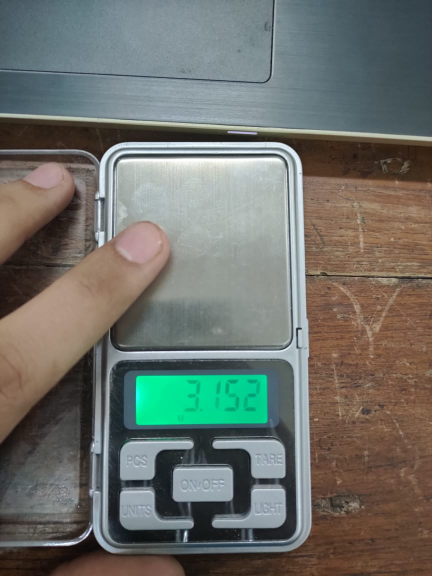
#> input picture Number Detection/input_image.jpeg, 864 x 1152 px, given in place of the camera (shown at 1/2 size)
$ python rect_git_1.py
#> lines starting #> are read from the running program, lines starting #| are printed output that depends on the picture; after the words box and inside, x2 and y2 are one past the last pixel; in counts of white or black regions, pixels touching at a corner belong together
import cv2
import time
import numpy as np
import pandas as pd


"""
prev = new = ''
cap = cv2.VideoCapture(0)

def getColorName(R,G,B):
    minimum = 10000
    for i in range(len(csv)):
        d = abs(R- int(csv.loc[i,"R"])) + abs(G- int(csv.loc[i,"G"]))+ abs(B- int(csv.loc[i,"B"]))
        if(d<=minimum):
            minimum = d
            cname = csv.loc[i,"color_name"]
    return cname

while True:
    index=["color_name","hex","R","G","B"]
    csv = pd.read_csv('colorsV3.csv', names=index, header=None,encoding='latin-1')
    ret, frame = cap.read()

    cv2.rectangle(frame, (309,229), (329,249), (0,255,0), 1)       #pixel range = x ==> 0-639 and y == 0 - 479
    roi = frame[230:249, 310:329]
    avg1 = np.average(roi, axis=0)
    avg2 = np.average(avg1, axis=0)
    avg2_int = avg2.astype(int)
    avg2_int = avg2_int[::-1]           #reversed for rgb
   # avg2_int_tup = tuple(avg2_int)
    r = avg2_int[0]
    g = avg2_int[1]
    b = avg2_int[2]

    print(r," ",g," ",b )
    time.sleep(1)
    '''new = getColorName(r,g,b)

    if (new != prev):
        print(new)
        prev = new
    frame = cv2.flip(frame,1)

    cv2.imshow('CAMERA',frame)

    if cv2.waitKey(1) & 0xFF == ord('q'):
        break
    '''

cap.release()

cv2.destroyAllWindows()

"""

index=["color_name","R","G","B"]
csv = pd.read_csv('colorsT10.csv', names=index, header=None,encoding='latin-1')
#> (reads COLOR PICKER/Python test codes/v3_contour/colorsT10.csv from the repository)
# [52 lines left out: functions getColorName, detect_color, not called in this run]


frameWidth = 640
frameHeight = 480
cap = cv2.VideoCapture(0)
cap.set(3, frameWidth)
cap.set(4, frameHeight)

def empty(a):
    pass

cv2.namedWindow("Parameters")
cv2.resizeWindow("Parameters",640,240)
cv2.createTrackbar("Threshold1","Parameters",40,255,empty)
cv2.createTrackbar("Threshold2","Parameters",10,255,empty)
cv2.createTrackbar("Area","Parameters",2000,30000,empty)


def stackImages(scale,imgArray):
    rows = len(imgArray)
    cols = len(imgArray[0])
    rowsAvailable = isinstance(imgArray[0], list)
    width = imgArray[0][0].shape[1]
    height = imgArray[0][0].shape[0]
    if rowsAvailable:
        for x in range ( 0, rows):
            for y in range(0, cols):
                if imgArray[x][y].shape[:2] == imgArray[0][0].shape [:2]:
                    imgArray[x][y] = cv2.resize(imgArray[x][y], (0, 0), None, scale, scale)
                else:
                    imgArray[x][y] = cv2.resize(imgArray[x][y], (imgArray[0][0].shape[1], imgArray[0][0].shape[0]), None, scale, scale)
                if len(imgArray[x][y].shape) == 2: imgArray[x][y]= cv2.cvtColor( imgArray[x][y], cv2.COLOR_GRAY2BGR)
        imageBlank = np.zeros((height, width, 3), np.uint8)
        hor = [imageBlank]*rows
        hor_con = [imageBlank]*rows
        for x in range(0, rows):
            hor[x] = np.hstack(imgArray[x])
        ver = np.vstack(hor)
    else:
        for x in range(0, rows):
            if imgArray[x].shape[:2] == imgArray[0].shape[:2]:
                imgArray[x] = cv2.resize(imgArray[x], (0, 0), None, scale, scale)
            else:
                imgArray[x] = cv2.resize(imgArray[x], (imgArray[0].shape[1], imgArray[0].shape[0]), None,scale, scale)
            if len(imgArray[x].shape) == 2: imgArray[x] = cv2.cvtColor(imgArray[x], cv2.COLOR_GRAY2BGR)
        hor= np.hstack(imgArray)
        ver = hor
    return ver

def getContours(img,imgContour):
    contours, hierarchy = cv2.findContours(img, cv2.RETR_EXTERNAL, cv2.CHAIN_APPROX_NONE)
    for cnt in contours:
        area = cv2.contourArea(cnt)
        areaMin = cv2.getTrackbarPos("Area", "Parameters")
        if area > areaMin:
            cv2.drawContours(imgContour, cnt, -1, (255, 0, 255), 7)
            peri = cv2.arcLength(cnt, True)
            approx = cv2.approxPolyDP(cnt, 0.02 * peri, True)

            #time.sleep(0.1)

            if len(approx)<4 or len(approx)>5:
                break

            print(len(approx))


            x , y , w, h = cv2.boundingRect(approx)
            detect_color(x,y,x+w,y+h)


            cv2.rectangle(imgContour, (x , y ), (x + w , y + h ), (0, 255, 0), 5)

            cv2.putText(imgContour, "Points: " + str(len(approx)), (x + w + 20, y + 20), cv2.FONT_HERSHEY_COMPLEX, .7,
                        (0, 255, 0), 2)
            cv2.putText(imgContour, "Area: " + str(int(area)), (x + w + 20, y + 45), cv2.FONT_HERSHEY_COMPLEX, 0.7,
                        (0, 255, 0), 2)

            #time.sleep(0.2)


while True:
    success, img = cap.read()
#> img is the input picture: shape (1152, 864, 3); mean B, G, R 105.9, 112.1, 109.4
    time.sleep(0.1)
    imgContour = img.copy()
    imgBlur = cv2.GaussianBlur(img, (7, 7), 1)
    imgGray = cv2.cvtColor(imgBlur, cv2.COLOR_BGR2GRAY)
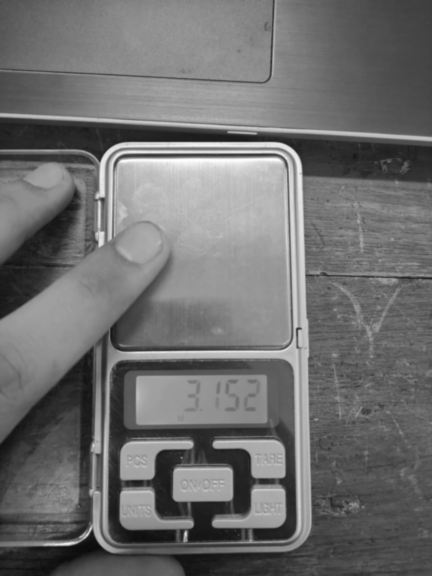
#> imgGray: shape (1152, 864) (shown at 1/2 size); min 9, max 255, mean 110.6
    threshold1 = cv2.getTrackbarPos("Threshold1", "Parameters")
    threshold2 = cv2.getTrackbarPos("Threshold2", "Parameters")
    imgCanny = cv2.Canny(imgGray,threshold1,threshold2)
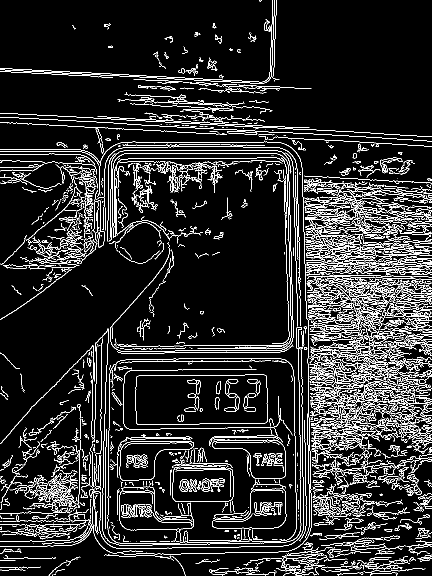
#> imgCanny: shape (1152, 864) (shown at 1/2 size); 10.4% white in thin lines or dots
    kernel = np.ones((5, 5))
    imgDil = cv2.dilate(imgCanny, kernel, iterations=1)
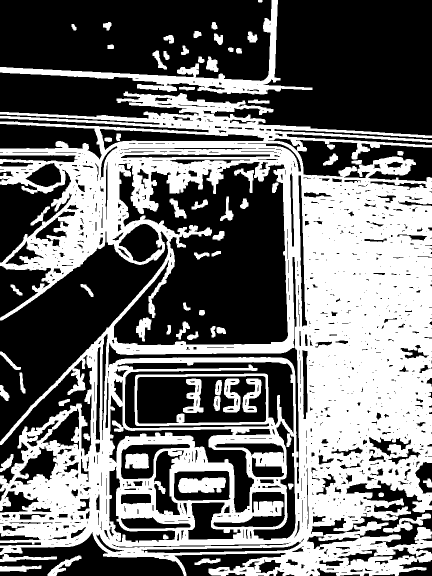
#> imgDil: shape (1152, 864) (shown at 1/2 size); 43.8% white; 66 white regions
    getContours(imgDil,imgContour)
#> in getContours, `contours, hierarchy = cv2.findContours(img, cv2.RETR_EXTERNAL, cv2.CHA..`: contours = 38 contours; largest, box (x1, y1, x2, y2) and area: (0, 183, 864, 1152) 631927, (0, 0, 625, 189) 12186, (766, 1027, 862, 1065) 1060, (95, 1111, 163, 1152) 708, (0, 1131, 83, 1144) 620
#> in getContours, `area = cv2.contourArea(cnt)`: area = 620.5
    imgStack = stackImages(0.8,([img,imgCanny],
                                [imgDil,imgContour]))
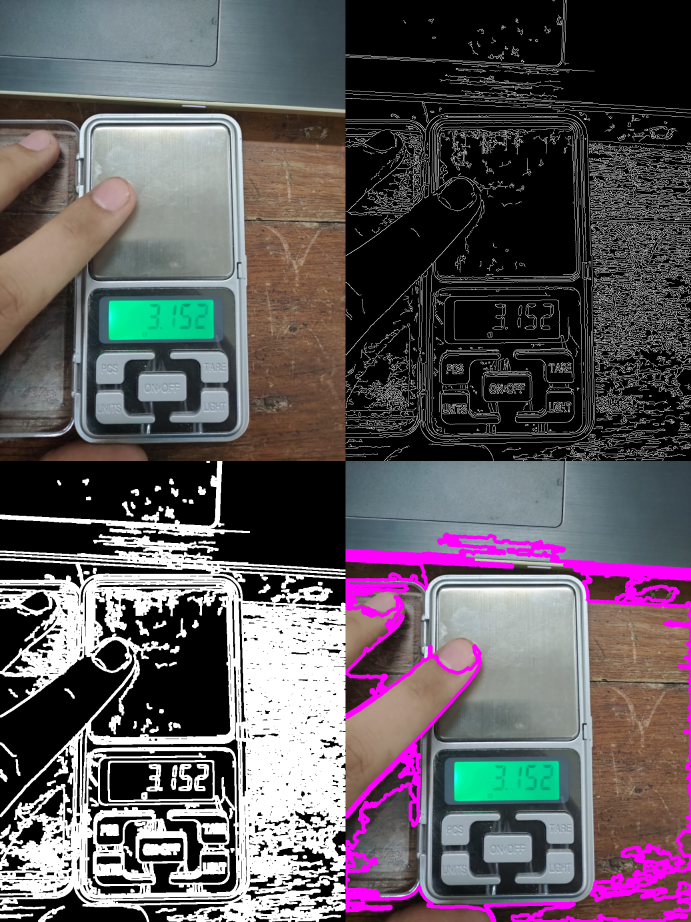
#> imgStack: shape (1844, 1382, 3) (shown at 1/2 size); mean B, G, R 92.6, 88.2, 93.8
    cv2.imshow("Result", imgStack)
    if cv2.waitKey(1) & 0xFF == ord('q'):
#> (key q is pressed here)
        break
